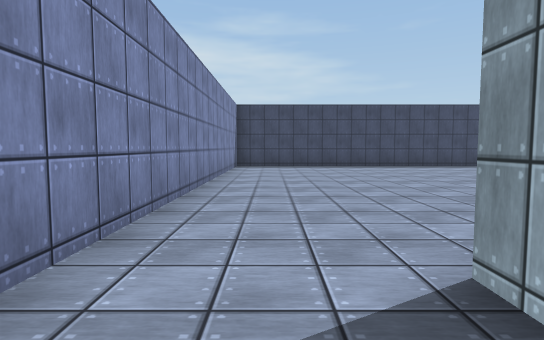
view 1 (above)

22 first-person views from a walk through a 3-D level made in the Unity game engine. The camera is 1.3 m above the floor, tilts 4° down and sees 80° across. The floor is counted in squares, 2 m on a side. Each view is taken from the middle of a square. On the plan, view 1 faces up. The plan holds only what a view shows up to about 10 squares ahead; the rest is blank. The place goes on beyond the plan. Surface patterns are stand-ins for the level's own textures.

view 2
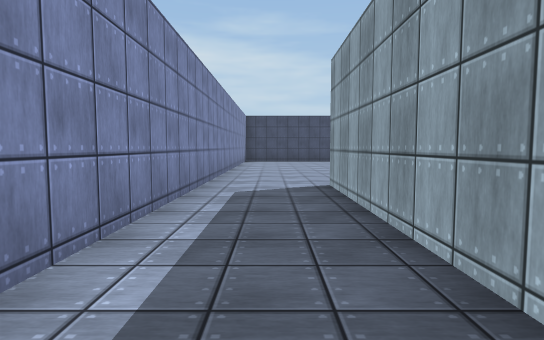

view 3
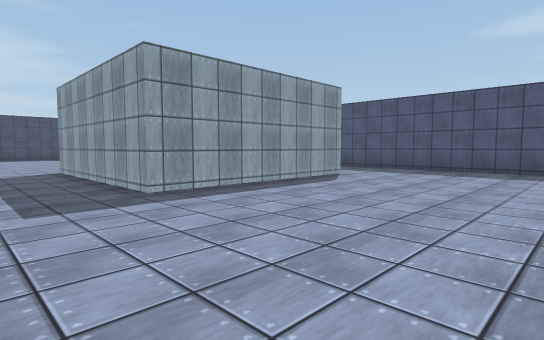

view 4
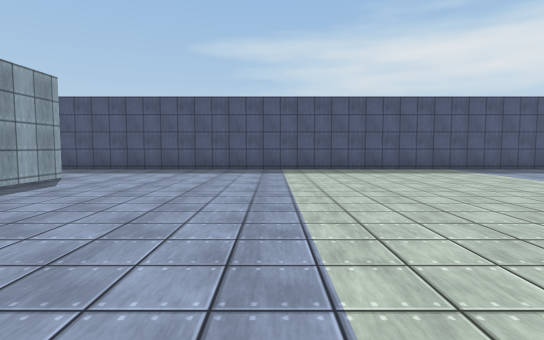

view 5
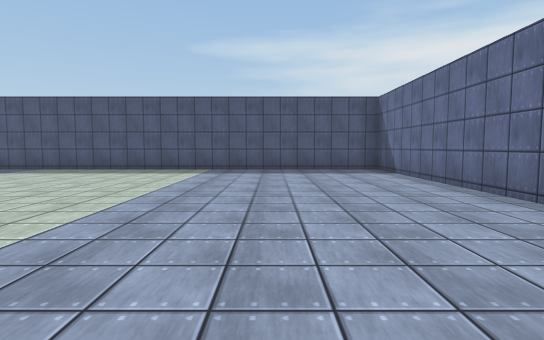

view 6
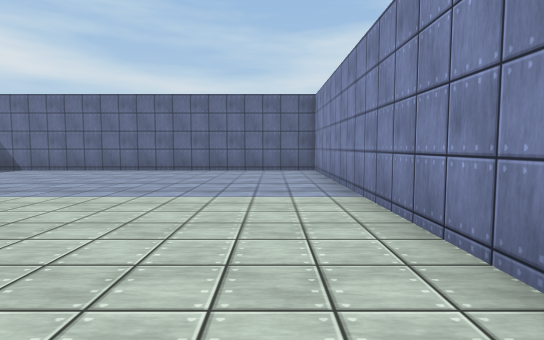

view 7
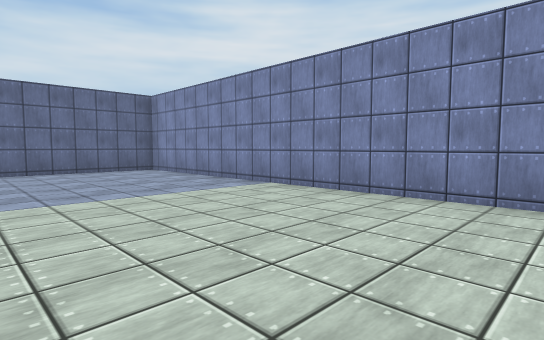

view 8
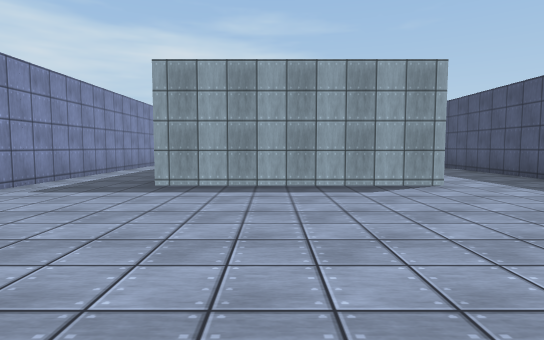

view 9
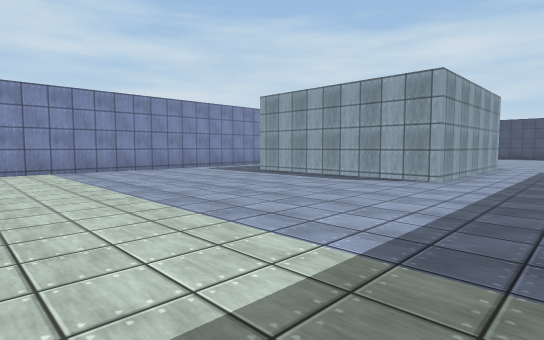

view 10
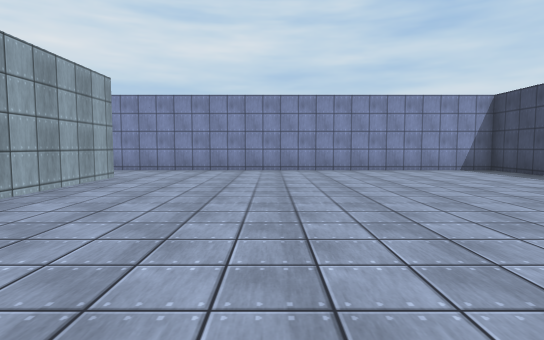

view 11
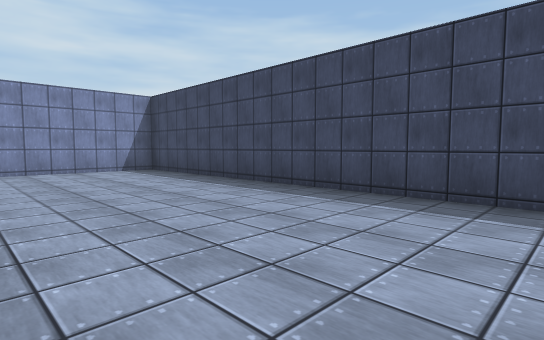

view 12
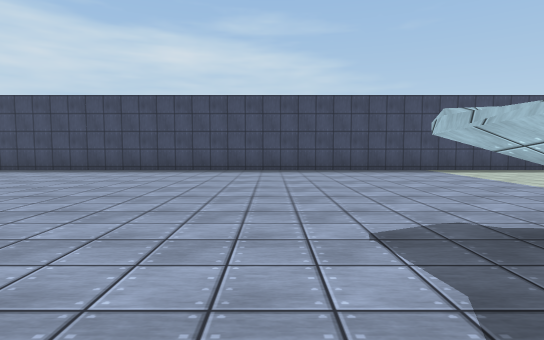

view 13
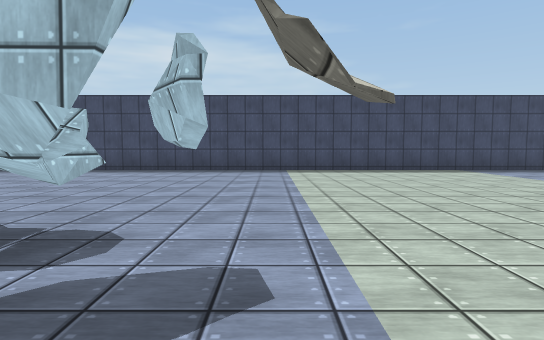

view 14
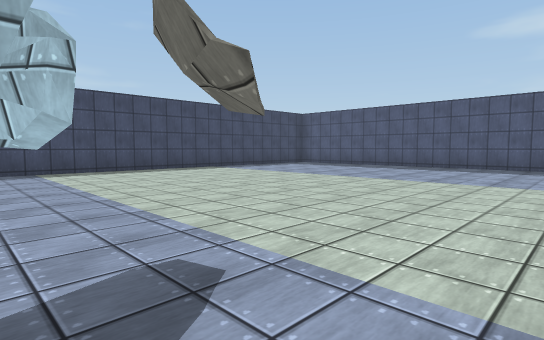

view 15
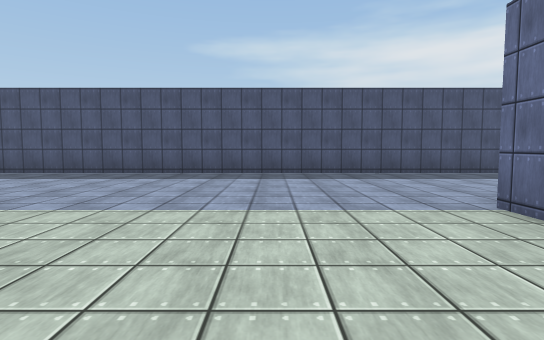

view 16
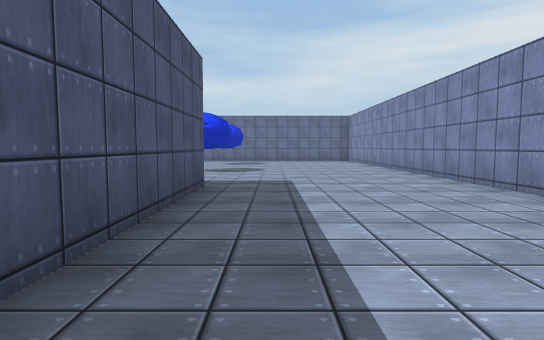

view 17
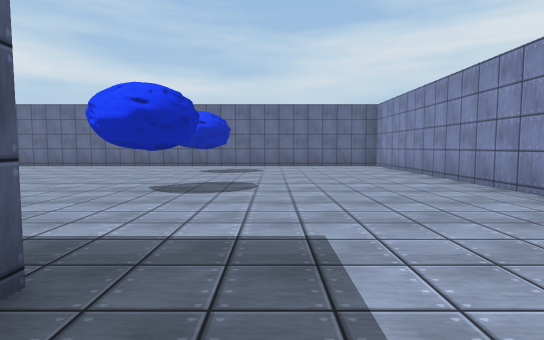

view 18
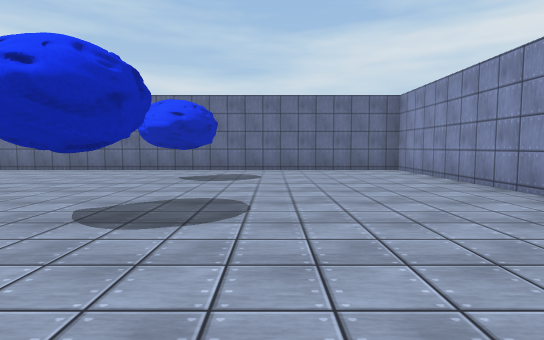

view 19
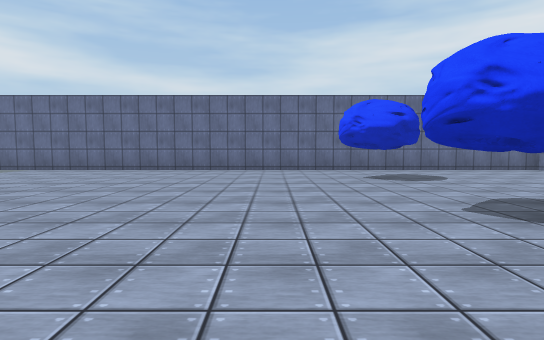

view 20
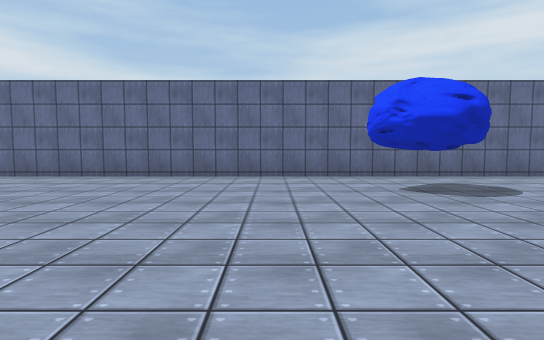

view 21
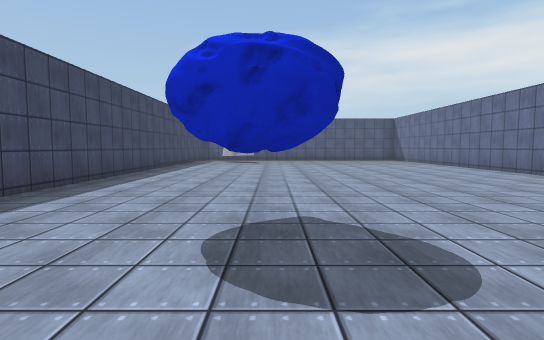

view 22
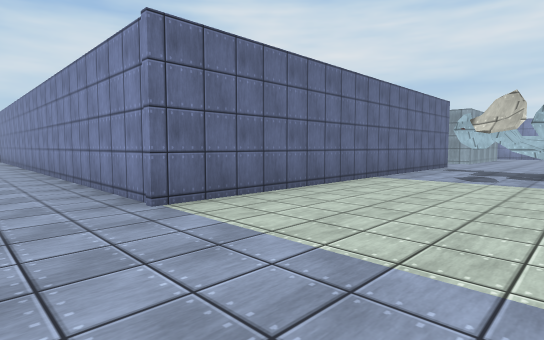

### Floor plan
Points are (right, up) in squares from view 1. A wall is a line through its corners. A room is listed if a view was taken in it or the views show most of it. See-through windows are left out.
Room 1 (views 1, 2, 3, 4, 5, 6, 7, 8, 9)
walls: (5.9, 1.6) (5.9, -3.5) (1, -3.5) (1, 1.6); (-1.2, 2.5) (-1.2, -18.1) (8.5, -18.1) (8.5, 1.1)
ways out: opening at (-0.5, 1.5) to room 2; opening at (7.5, 1) to room 2
Room 2 (views 10, 11, 12, 13, 14, 15, 16, 17, 18, 19, 20, 21, 22)
walls: (9.1, 1.6) (18.4, 1.6) (18.4, -13.2) (31.5, -13.2); (23.1, -3.5) (23.1, 10.9); (20.8, 11.2) (-1.2, 11.2) (-1.2, 2.5); (1, 1.6) (4, 1.6); (31, -3.5) (25.1, -3.5)
ways out: opening at (-0.5, 1.5) to room 1; opening at (7.5, 1) to room 1
objects: other object (10, 3) to (11, 3); other object (11, 4) to (11, 5); other object (12, 4) to (12, 5); other object (24, -11); other object (24, -7)

Positions as (right, up) in squares from view 1, and headings:
1: (0, 0), facing up
2: (0, -4), facing up
3: (-1, -8), facing up-right
4: (-1, -8), facing right
5: (-1, -15), facing right
6: (0, -9), facing down
7: (3, -9), facing down-left
8: (3, -9), facing up
9: (8, -10), facing up-left
10: (8, 5), facing left
11: (8, 7), facing up-left
12: (9, 2), facing up
13: (13, 2), facing up
14: (12, 2), facing up-right
15: (15, 4), facing right
16: (22, 2), facing down
17: (22, -2), facing down
18: (22, -4), facing down
19: (26, -4), facing down
20: (26, -6), facing down
21: (21, -7), facing right
22: (20, 5), facing down-left
